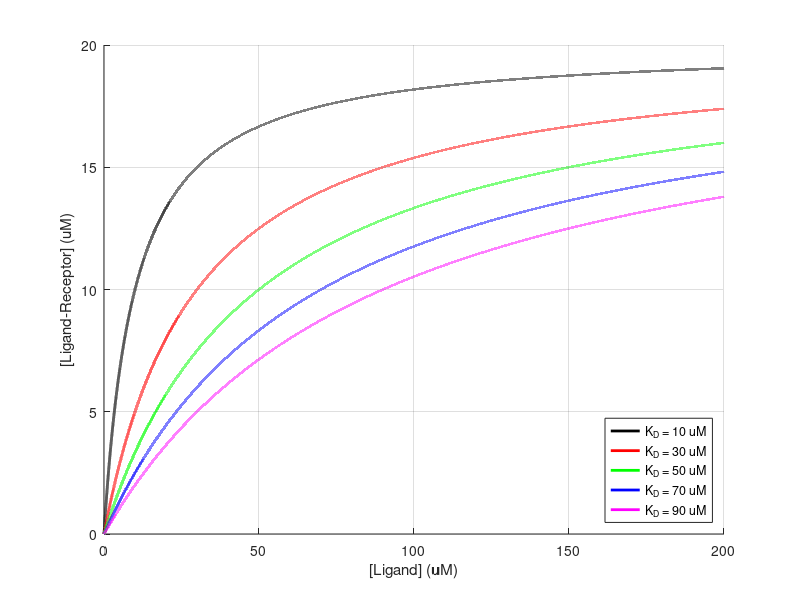

Recreate this plot in MATLAB. (Note: this script raises an error after producing the figure.)
clc, clearvars, close all

colors = repmat('krgbmc', 1, 300) ;
Rtot = 20 ;
L = 0:0.001:200 ;
KDs = 10:20:90 ;

figure, hold on;

for i=1:length(KDs) 
  KD = KDs(i) ;
  LR = Rtot*L./(L + KD) ;
  plot(L,LR,colors(i), 'LineWidth', 2) ;
  figurelegend{i} = ['K_D = ',int2str(KD),' uM'] ;
end

xlabel('[Ligand] (uM)')
ylabel('[Ligand-Receptor] (uM)')
legend(figurelegend,'Location','SouthEast')
grid on
hAxes = findobj(gcf,'Type','axes');
hAxes.FontSize = 12;